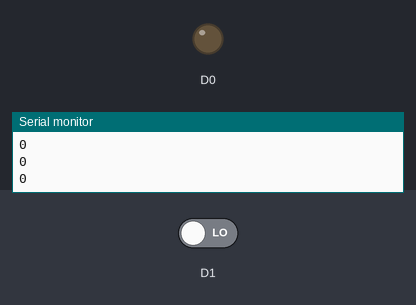
Recording of a sketch running on a simulated ESP8266 (NodeMCU). Shown: output pins drawn as LEDs (lit = HIGH), the last lines printed to the serial monitor. Inputs (shaded band) come from the test bench; at power-on: D1 LOW.

Above: at 1.2 s.
1.3 s: D1 driven HIGH
At 2.4 s:
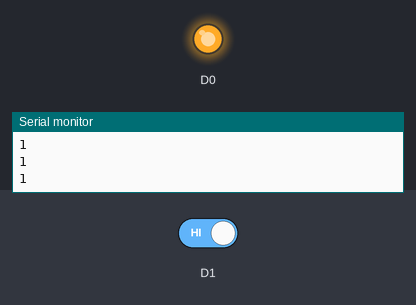
2.9 s: D1 driven LOW
At 3.6 s:
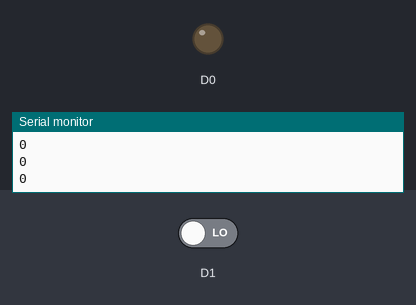
Timing chart, 0 to 5.9 s (numbered marks = the images above; inputs shaded):
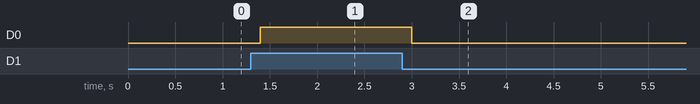

Measured:
- after the input at 1.3 s, D0: LOW → HIGH after 0.10 s
- after the input at 2.9 s, D0: HIGH → LOW after 0.10 s

The sketch:

sketch_jul01a.ino
```cpp
void setup() {
 pinMode(D0, OUTPUT);  //발광다이오드
 pinMode(D1, INPUT);   //3.3볼트 전하가 들어오는 input
 Serial.begin(9600); // 9600의 속도로 시리얼로 데이터가 오는 것을 pc에 알려줘   .점: 객체, 클래스,오브젝트를 선언한 것!!(시리얼을 준비하라)

}

void loop() {
 //조건이 생성해주기  -만약에 D1눌러지면 high가 되면 불이켜지고 손을 떼면 불이 꺼지게 구현
  int SW =digitalRead(D1); // 디지털 1핀의 값을 읽어서 SW라는 변수에 저장해라
  delay(100);
  if(SW>0){ digitalWrite(D0,HIGH); Serial.println(SW);} //SW 의 값을 출력해봐라  //high랑 1이랑 똑같음
  else    {digitalWrite(D0,LOW);Serial.println(SW);}
}
```
